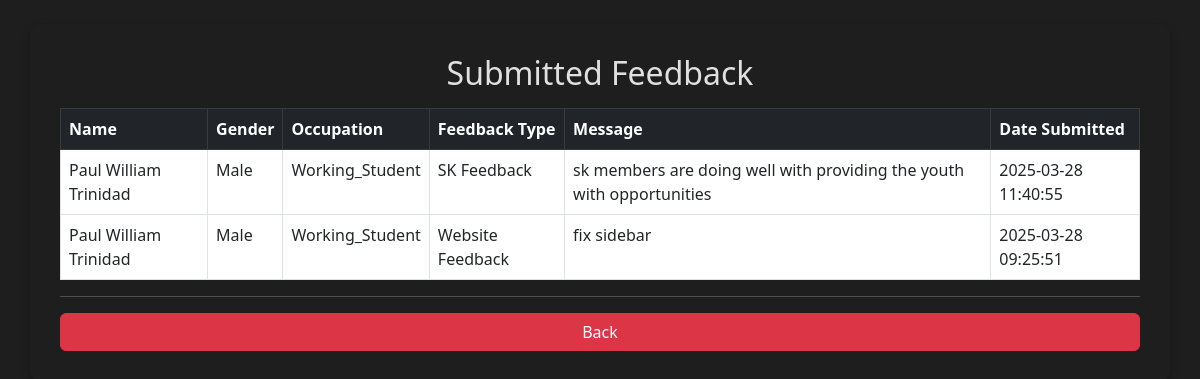
Screenshot of /feedback_list.php (signed in) with the database file from the repository.
### tables this page shows
CREATE TABLE `feedback` (
  `feedback_id` int(11) NOT NULL,
  `user_id` int(11) NOT NULL,
  `feedback_type` enum('Website Feedback','SK Feedback','Consultation Feedback') NOT NULL,
  `message` text NOT NULL,
  `date_submitted` timestamp NOT NULL DEFAULT current_timestamp()
);

CREATE TABLE `users` (
  `user_id` int(11) NOT NULL,
  `first_name` varchar(50) NOT NULL,
  `last_name` varchar(50) NOT NULL,
  `gender` enum('Male','Female','Other') NOT NULL,
  `birth_date` date NOT NULL,
  `contact_number` varchar(15) DEFAULT NULL,
  `address` text NOT NULL,
  `status` enum('Single','Married','Widowed','Separated','Annulled') NOT NULL,
  `occupation` enum('Student','Working_Student','Unemployed') NOT NULL,
  `created_at` timestamp NOT NULL DEFAULT current_timestamp()
);

### feedback_list.php (the view, shortened to what this page needs)
<?php
include 'connection.php';
$result = $conn->query("
    SELECT feedback.feedback_id, users.first_name, users.last_name, users.gender, users.occupation, feedback.feedback_type, feedback.message, feedback.date_submitted
    FROM feedback
    JOIN users ON feedback.user_id = users.user_id
    ORDER BY feedback.date_submitted DESC
");
?>
<!DOCTYPE html>
<html lang="en">
<head>
    <link rel="stylesheet" href="https://cdn.jsdelivr.net/npm/bootstrap@5.3.0/dist/css/bootstrap.min.css">
    <link rel="stylesheet" href="style/form-dark.css">
</head>
<body class="container mt-4">
    <h2 class="text-center">Submitted Feedback</h2>
    <table class="table table-bordered mt-3">
        <thead class="table-dark">
            <tr>
                <th>Name</th>
                <th>Gender</th>
                <th>Occupation</th>
                <th>Feedback Type</th>
                <th>Message</th>
                <th>Date Submitted</th>
            </tr>
        </thead>
        <tbody>
            <?php while ($row = $result->fetch_assoc()): ?>
                <tr>
                    <td><?= htmlspecialchars($row['first_name'] . ' ' . $row['last_name']) ?></td>
                    <td><?= htmlspecialchars($row['gender']) ?></td>
                    <td><?= htmlspecialchars($row['occupation']) ?></td>
                    <td><?= htmlspecialchars($row['feedback_type']) ?></td>
                    <td><?= nl2br(htmlspecialchars($row['message'])) ?></td>
                    <td><?= $row['date_submitted'] ?></td>
                </tr>
            <?php endwhile; ?>
        </tbody>
    </table>
    <hr>
    <a href="admin_dashboard.php"> <button class="btn btn-danger w-100"> Back </button> </a>
</body>
</html>

### style/form-dark.css (style rules this page uses)
body { background-color: #121212 !important; color: #E0E0E0 !important; }
.container { background: #1E1E1E !important; padding: 30px; border-radius: 10px; box-shadow: 0 4px 10px rgba(0, 0, 0, 0.3); }

### rows the page displays
feedback: user.last_name "Paul William Trinidad", user.gender "Male", user.occupation "Working_Student", feedback_type "SK Feedback", message "sk members are doing well with providing the youth with opportunities", date_submitted "2025-03-28 11:40:55"
feedback: user.last_name "Paul William Trinidad", user.gender "Male", user.occupation "Working_Student", feedback_type "Website Feedback", message "fix sidebar", date_submitted "2025-03-28 09:25:51"
